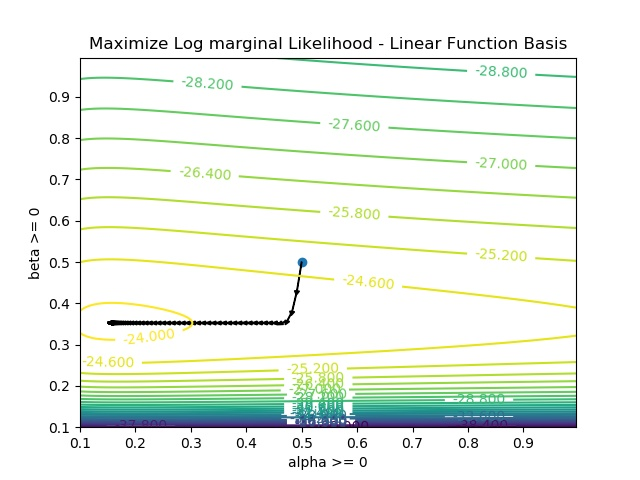

Python code for this plot:
import matplotlib
import numpy as np
import matplotlib.cm as cm
import matplotlib.pyplot as plt
import math 

import answers as an

Xd = np.linspace(0,0.9,25)
Yd = np.cos(10*Xd**2) + 0.1*np.sin(100*Xd)
phi = np.reshape([[1]*25, Xd], [25,2])
delta = 0.005
a = np.arange(0.1, 1, delta) #M
b = np.arange(0.1, 1, delta) #N
m = a.shape[0]
n = b.shape[0]
z = np.empty([n,m])
for a1 in range(m):
  for b1 in range(n):
    z[b1][a1] = an.lml(a[a1], b[b1], phi, Yd)
#print(z.shape)

fig, ax = plt.subplots()
CS = ax.contour(a,b,z,30)
ax.clabel(CS, inline=1, fontsize=10)
ax.set_title('Maximize Log marginal Likelihood - Linear Function Basis')
#(starting point-(0.9,0.9) step_size = 0.025)
ax.set_xlabel('alpha >= 0')
ax.set_ylabel('beta >= 0')


def plot2Dpoint(x,y):
  ax.hold(True)
  plt.scatter(x, y)

def grad(x,y):
  gama = 0.01
  v = True
  count = 0
  mlml = 0
  while(v==True):
  #for i in range(70):
    s1=x
    s2=y
    #print('s1 :',s1)
    #print('s2 :',s2)
    g1=an.grad_lml(x, y, phi, Yd)[0]
    g2=an.grad_lml(x, y, phi, Yd)[1]
    x=x+(gama)*g1
    y=y+(gama)*g2 
    t1=(gama)*g1
    t2=(gama)*g2 
    #print('t1 :',t1)
    #print('t2 :',t2)
    ax.arrow(s1,s2,t1,t2, head_width=0.009, head_length=0.01, fc='k', ec='k')
    #if(i==49):
      #plot2Dpoint(x,y)

    mlml1 = an.lml(x, y, phi, Yd)
    
    if(mlml1-mlml == 0 or count > 1000): 
      print(mlml1, math.exp(mlml1), x, y)
      v = False

    mlml = mlml1
    count = count + 1

plot2Dpoint(0.5,0.5)
grad(0.5,0.5)
plt.show()
